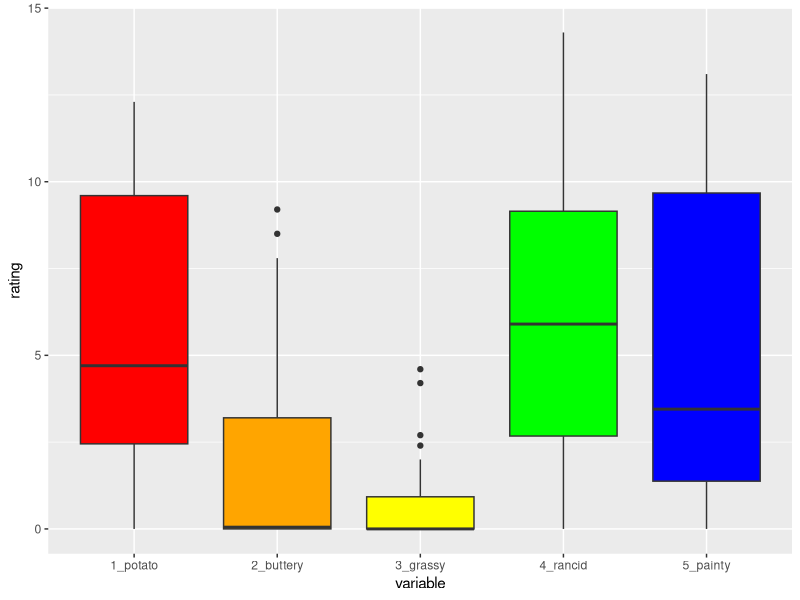
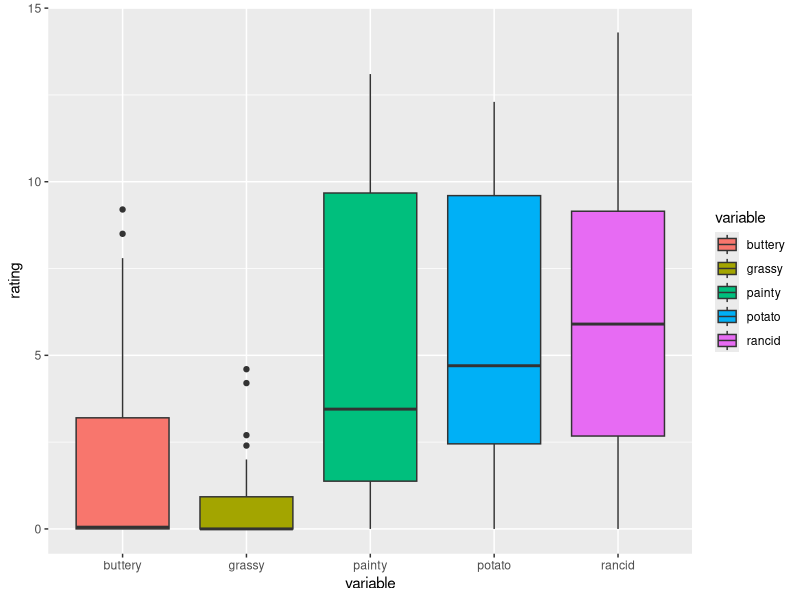

These figures' R source, in order:
## ---- chunk 1
library(xtable)
library(reshape2)
library(tidyr)

head(french_fries)
## ---- chunk 2
library(ggplot2)

french_sub <- french_fries[french_fries$time == 10,]

qplot("1_potato", potato, data = french_sub, fill = I("red"), 
      geom = "boxplot") +
 geom_boxplot(aes(x = "2_buttery", y = buttery), fill = I("orange")) +
 geom_boxplot(aes(x = "3_grassy", y = grassy), fill = I("yellow")) +
 geom_boxplot(aes(x = "4_rancid", y = rancid), fill = I("green")) +
    geom_boxplot(aes(x = "5_painty", y = painty), fill = I("blue")) +
    xlab("variable") + ylab("rating")
## ---- chunk 3
french_fries_long <- gather(french_fries, key = variable, value = rating, potato:painty)

head(french_fries_long)
## ---- chunk 4
french_fries_long_sub <- french_fries_long[
  french_fries_long$time == 10,]

qplot(variable, rating, data = french_fries_long_sub, 
      fill = variable, geom = "boxplot")
